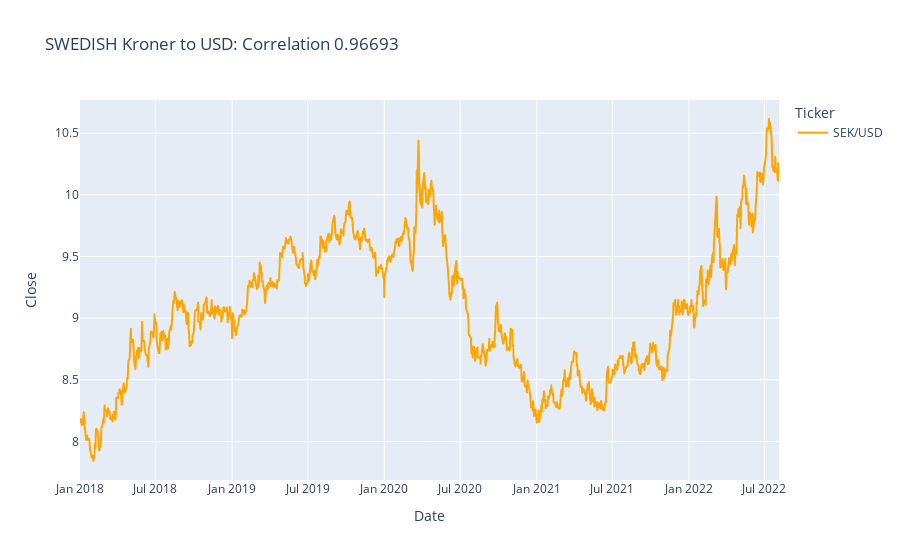

Notebook code cell kept with this figure:
### Code cell
fig = px.line(SEKUSD, x="Date", y="Close", color = "Ticker", color_discrete_sequence=["orange", "blue"], title = "SWEDISH Kroner to USD: Correlation 0.96693")
fig.show()
fig.write_image("images/SEK.jpeg")

### Figure 1 — Plotly figure (JSON) as saved in the notebook; plotly's stock layout.template omitted (floating-point values rounded to 4 significant figures; data arrays with more than 128 entries replaced by an {"elided": "..."} marker saying what was removed)
{"data": [{"hovertemplate": "Ticker=SEK/USD<br>Date=%{x}<br>Close=%{y}<extra></extra>", "legendgroup": "SEK/USD", "line": {"color": "orange", "dash": "solid"}, "mode": "lines", "name": "SEK/USD", "showlegend": true, "type": "scattergl", "x": {"elided": "1199 str values"}, "xaxis": "x", "y": {"elided": "1199 float values"}, "yaxis": "y"}], "layout": {"legend": {"title": {"text": "Ticker"}, "tracegroupgap": 0}, "title": {"text": "SWEDISH Kroner to USD: Correlation 0.96693"}, "xaxis": {"anchor": "y", "domain": [0, 1], "title": {"text": "Date"}}, "yaxis": {"anchor": "x", "domain": [0, 1], "title": {"text": "Close"}}}}
